Frame 1 (no input): blank canvas, image omitted
Frame 60 (the mouse pressed at the canvas centre just before this capture): blank canvas, image omitted
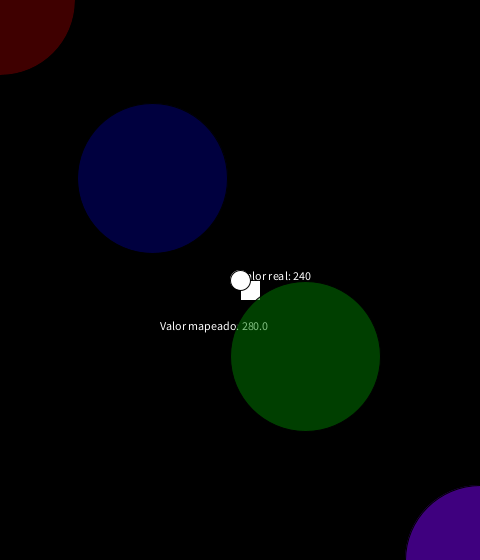
Frame 120 (the mouse held since frame 60 and released just before this capture)

The Processing sketch whose frames 1 and 60 were blank and that drew this single picture after the mouse press (run headless with seeded random() and noise(); from frame 60 on, the mouse is pressed at the canvas centre):

// Processing sketch: mapVisual
// ── mapVisual.pde
float valorDelMap;
float valorDelMapNuevo;
int limiteDelMap;
void setup() {
  size(480, 560);
  limiteDelMap = height;
}
void draw() {
  background(0);
  fill(valorDelMap);
  rect(mouseX, height/2, 20, 20);
  text("Valor real: "+mouseX, mouseX, height/2);

  valorDelMap = map(mouseX, 0, width, 0, limiteDelMap);
  circle(width/2, valorDelMap, 20);
  
  text("Valor mapeado: "+valorDelMap, width/3, valorDelMap+50);
  fill(valorDelMap);
  

  valorDelMapNuevo = map(valorDelMap,0, limiteDelMap,0,255);
 
  fill(valorDelMapNuevo,0,0,valorDelMapNuevo);
  circle(0,0,150);
  
  fill(0,0,valorDelMapNuevo,valorDelMapNuevo);
  circle(width/PI,height/PI,150);
  
  fill(0,valorDelMapNuevo,0,valorDelMapNuevo);
  circle(width/PI*2,height/PI*2,150);
  
  fill(valorDelMapNuevo,0,valorDelMap,valorDelMapNuevo);
  circle(width,height,150);
  
}
